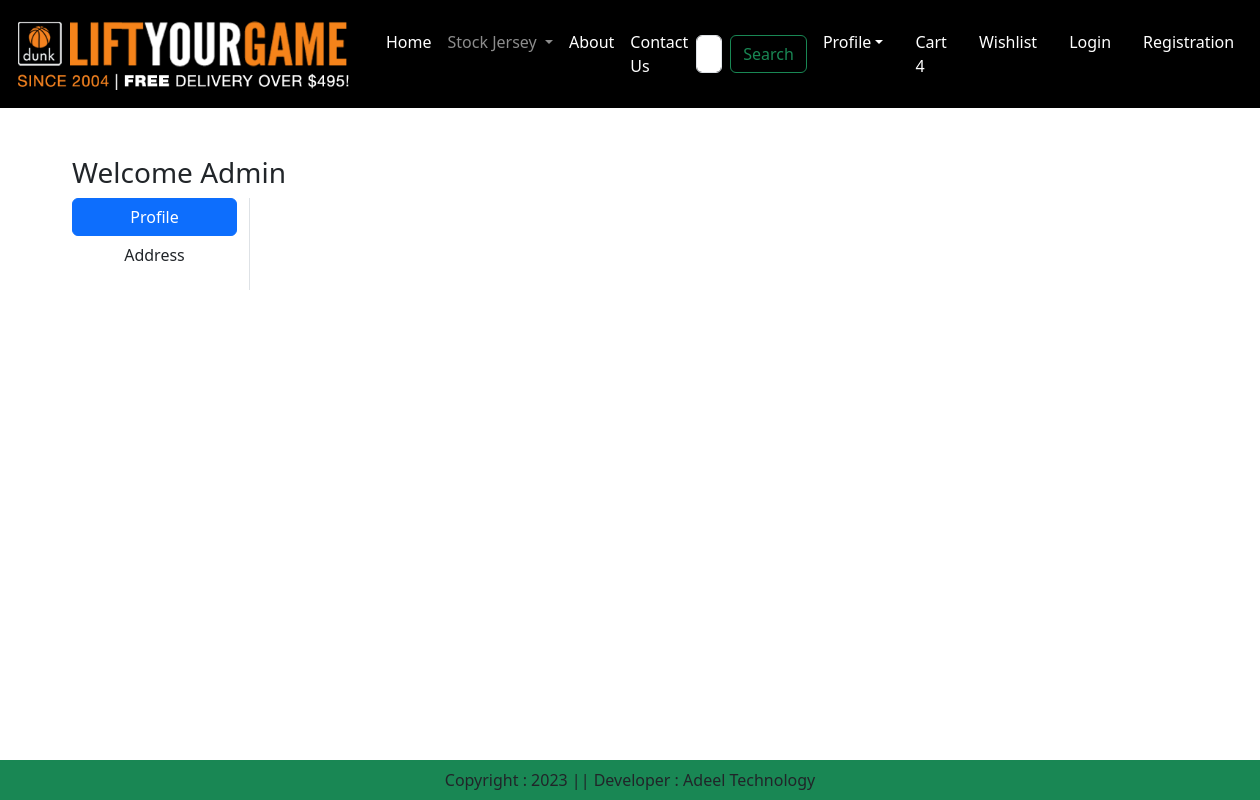
Page /address/ (signed in) on the earlier database version.
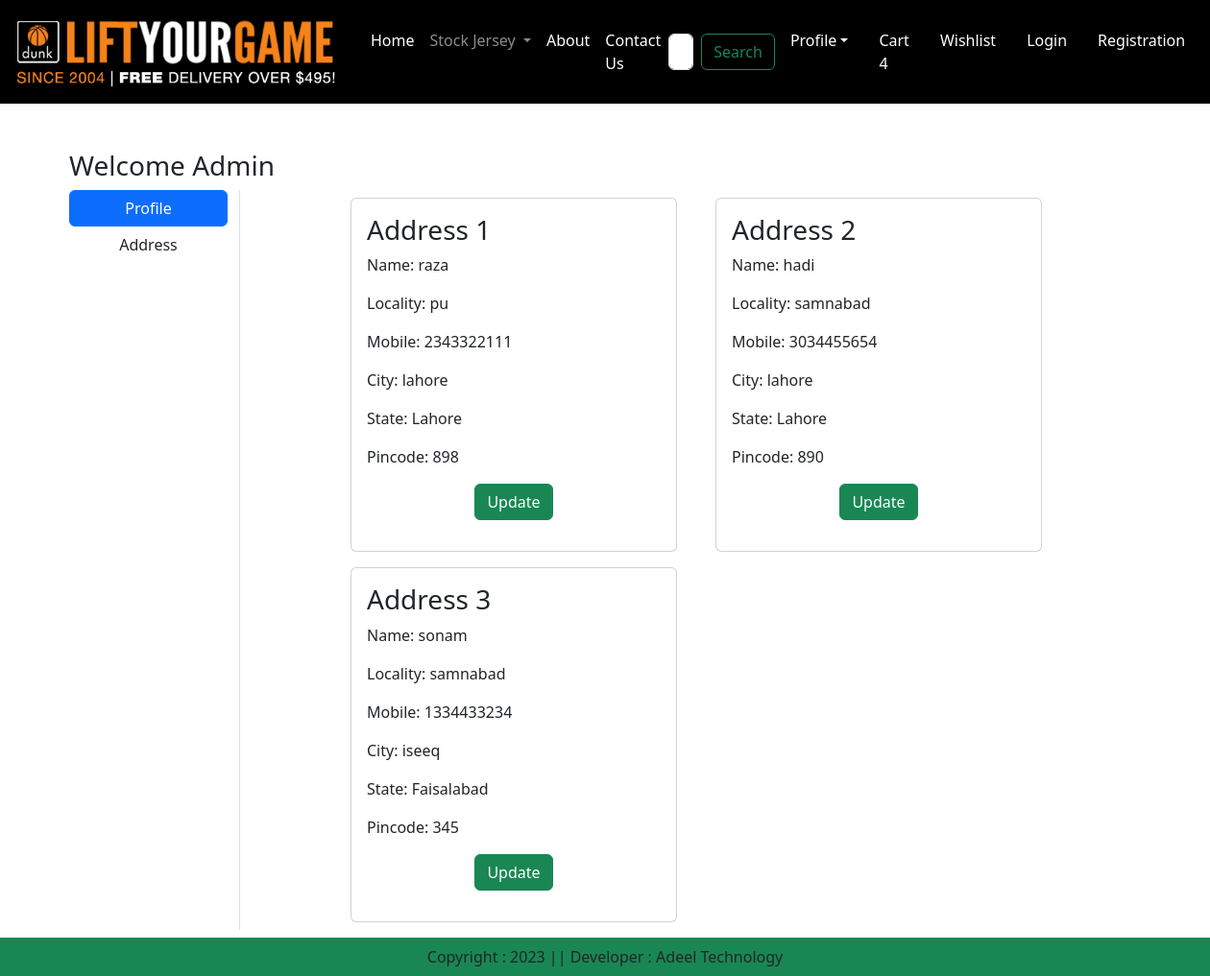
Same page on the later database version.
### app/models.py (models this page shows, shortened)
class Customer(models.Model):
    user = models.ForeignKey(User,on_delete=models.CASCADE)
    name = models.CharField(max_length=200)
    locality = models.CharField(max_length=200)
    city = models.CharField(max_length=200)
    mobile = models.IntegerField(default=0)
    zipcode = models.IntegerField()
    state = models.CharField(choices=STATE_CHOICES,max_length=100)

### app/views.py (the view)
# urls.py: path('address/',views.address, name='address'),
def address(request):
    add = Customer.objects.filter(user=request.user)
    return render(request,'app/address.html',locals())

### app/templates/app/address.html (shortened to what this page needs)
{% extends 'app/base.html' %}
{% load static %}
{% block main-content %}
<div class="container my-5">
    <div class="row">
     <h3>Welcome <span class="text-capitalize">{{request.user}}</span></h3>
            <div class="col-sm-2 border-end">
                <ul class="list-unstyled">
                    <li class="d-grid"><a href="{% url 'profile' %}" class="btn btn-primary">Profile</a></li>
                    <li class="d-grid"><a href="{% url 'address' %}" class="btn ">Address</a></li>
                </ul>
            </div>
            <div class="col-sm-8 offset-sm-1">
                <div class="row">
                    {% for ad in add %}
                    <div class="col-sm-6">
                        <div class="card m-2">
                            <div class="card-body">
                                <h3>Address {{forloop.counter}}</h3>
                                <p>Name: {{ad.name}}</p>
                                <p>Locality: {{ad.locality}}</p>
                                <p>Mobile: {{ad.mobile}}</p>
                                <p>City: {{ad.city}}</p>
                                <p>State: {{ad.state}}</p>
                                <p>Pincode: {{ad.zipcode}}</p>
                                <p class="text-center"> <a href="{% url 'updateAddress' pk=ad.id %}" type="button" class="btn
                                    btn-success">Update</a> </p>
                            </div>
                        </div>
                    </div>
                    {% endfor %}
                </div>
            </div>
    </div>
</div>
{% endblock main-content %}

Differences in the rows shown:
added Customer: name "raza", locality "pu", mobile "2343322111", city "lahore", state "Lahore", zipcode "898"
added Customer: name "hadi", locality "samnabad", mobile "3034455654", city "lahore", state "Lahore", zipcode "890"
added Customer: name "sonam", locality "samnabad", mobile "1334433234", city "iseeq", state "Faisalabad", zipcode "345"
